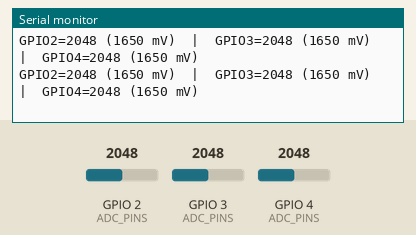
Bench run of a sketch on a simulated ESP32-C3. Parts: the last lines printed to the serial monitor. The inputs (shaded band) are chosen by the test bench; at power-on: GPIO 2 (ADC_PINS) = 2048, GPIO 3 (ADC_PINS) = 2048, GPIO 4 (ADC_PINS) = 2048 (analog values on the 0–4095 scale).

Above: at 1.3 s.
1.4 s: GPIO 2 (ADC_PINS) set to 2866
At 2.0 s:
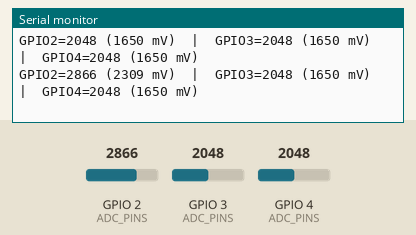
2.9 s: GPIO 3 (ADC_PINS) set to 2866
At 3.5 s:
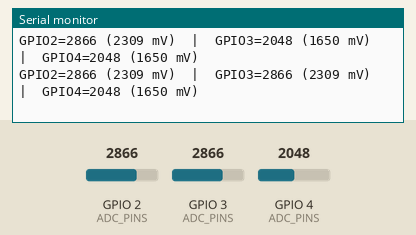
4.4 s: GPIO 4 (ADC_PINS) set to 2866
At 5.0 s:
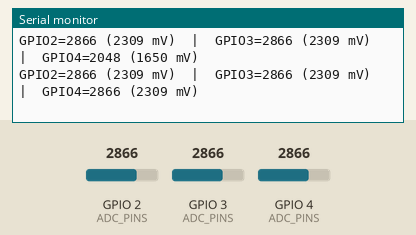
5.9 s: GPIO 2 (ADC_PINS) set to 3603
At 6.5 s:
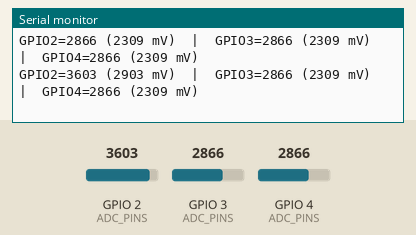
7.4 s: GPIO 3 (ADC_PINS) set to 3603
At 8.0 s:
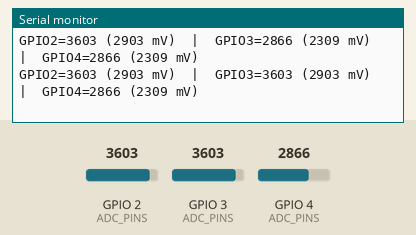
8.9 s: GPIO 4 (ADC_PINS) set to 3603
At 9.5 s:
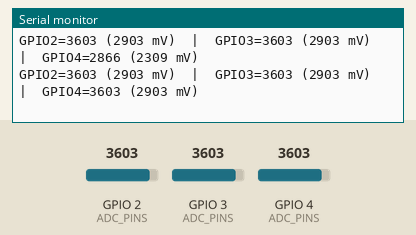
Timing chart, 0 to 11.4 s (numbered marks = the images above; inputs shaded):
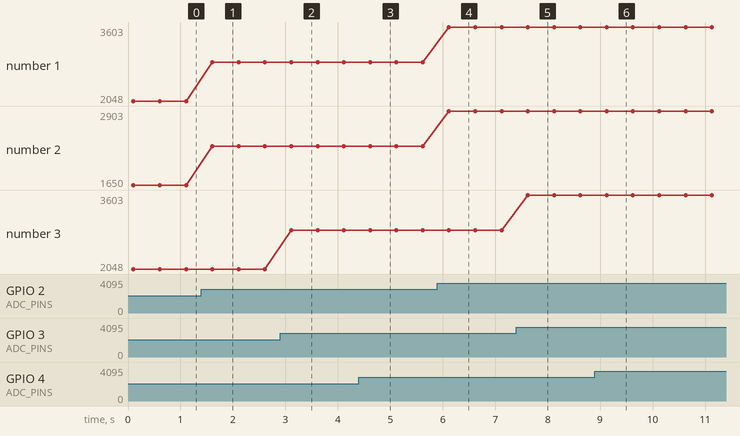

Measured:
- after the input at 1.4 s, the serial monitor: prints a new line after 0.21 s (image 1)
- after the input at 2.9 s, the serial monitor: prints a new line after 0.21 s (image 2)
- after the input at 4.4 s, the serial monitor: prints a new line after 0.22 s (image 3)
- after the input at 5.9 s, the serial monitor: prints a new line after 0.22 s (image 4)
- after the input at 7.4 s, the serial monitor: prints a new line after 0.22 s (image 5)
- after the input at 8.9 s, the serial monitor: prints a new line after 0.23 s (image 6)
- plotted number 1: 2048 → 2866 after the input at 1.4 s, 2866 → 3603 after the input at 5.9 s
- plotted number 2: 1650 → 2309 after the input at 1.4 s, 2309 → 2903 after the input at 5.9 s

The sketch:

AdcMonitorC3.ino
```cpp
// Monitoring des entrées ADC GPIO 2, 3, 4 sur ESP32-C3
// Affichage des valeurs brutes (0..4095) et de la tension estimée (mV) sur le port série.

#include <Arduino.h>

const uint8_t ADC_PINS[] = {2, 3, 4};
const uint8_t NUM_PINS = sizeof(ADC_PINS) / sizeof(ADC_PINS[0]);

const uint32_t SERIAL_BAUD = 115200;
const uint32_t SAMPLE_PERIOD_MS = 500;

void setup() {
  Serial.begin(SERIAL_BAUD);
  delay(100);

  // Résolution 12 bits (0..4095) — valeur par défaut sur ESP32-C3
  analogReadResolution(12);

  // Plage d'entrée ~0..3.3 V (atténuation 11 dB)
  for (uint8_t i = 0; i < NUM_PINS; i++) {
    analogSetPinAttenuation(ADC_PINS[i], ADC_11db);
  }

  Serial.println();
  Serial.println(F("ESP32-C3 ADC Monitor"));
  Serial.println(F("GPIO2 | GPIO3 | GPIO4   (raw / mV)"));
}

void loop() {
  for (uint8_t i = 0; i < NUM_PINS; i++) {
    uint8_t pin = ADC_PINS[i];
    int raw = analogRead(pin);
    uint32_t mv = analogReadMilliVolts(pin);

    Serial.print(F("GPIO"));
    Serial.print(pin);
    Serial.print(F("="));
    Serial.print(raw);
    Serial.print(F(" ("));
    Serial.print(mv);
    Serial.print(F(" mV)"));
    if (i < NUM_PINS - 1) Serial.print(F("  |  "));
  }
  Serial.println();

  delay(SAMPLE_PERIOD_MS);
}
```
